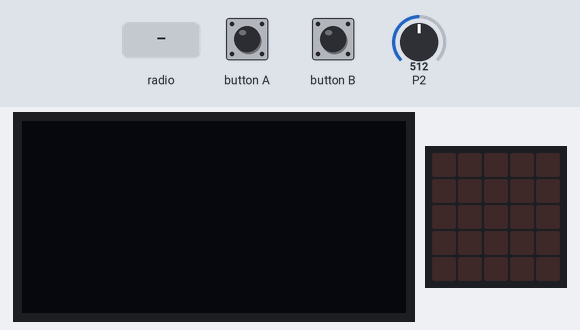
Simulated run of this program. Board: BBC micro:bit running MicroPython. Shown: 128×64 one-colour display, the board's 5×5 LED display. The test bench sets the inputs (shaded band); at power-on: P2 = 512 (analog values on the 0–1023 scale). No radio messages arrive unless stated (any console line starting 'radio sent:' is added by the test bench); what the program prints to the serial console is not drawn.

Above: at 1.2 s.
1.3 s: button A pressed for 0.15 s
At 2.0 s:
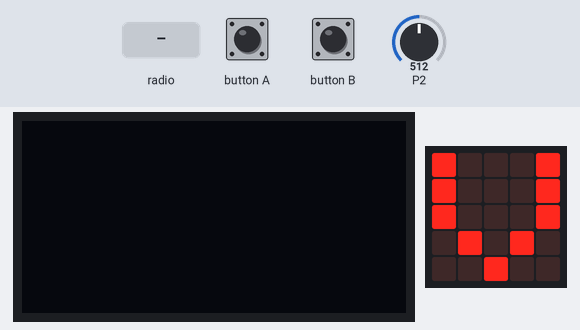
2.9 s: button B pressed for 0.15 s
At 3.4 s:
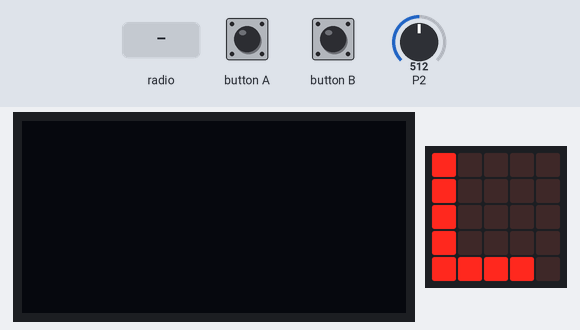
4.5 s: radio message "1" arrives
At 5.3 s:
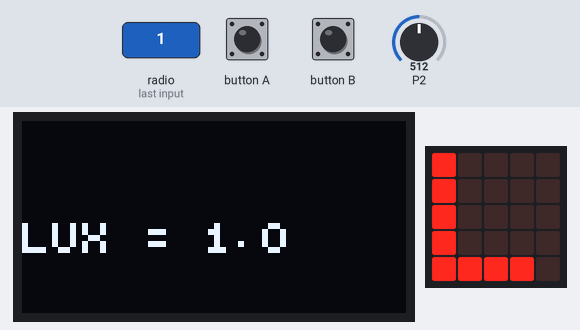
6.1 s: radio message "50" arrives
At 7.1 s:
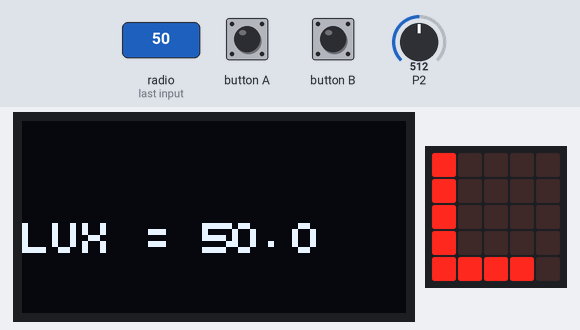
7.7 s: button A pressed for 1 s
At 8.5 s:
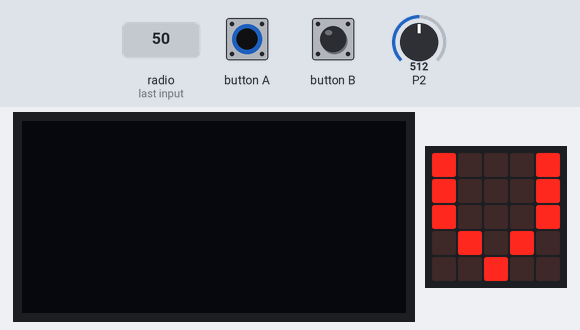
10.2 s: button B pressed for 1 s
At 11.4 s:
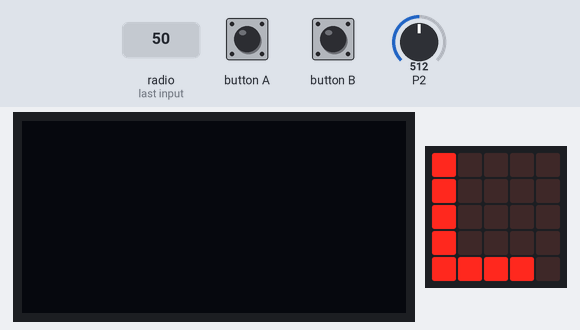
Timing chart, 0 to 13.2 s (numbered marks = the images above; inputs shaded):
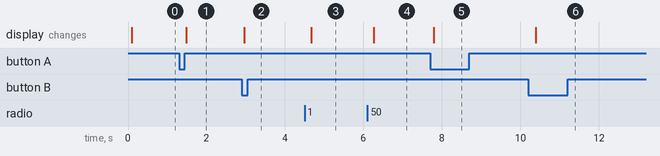

Measured:
- after the input at 1.3 s, the display: changes after 0.18 s (image 1)
- after the input at 2.9 s, the display: changes after 0.06 s (image 2)
- after the input at 4.5 s, the display: changes after 0.17 s (image 3)
- after the input at 6.1 s, the display: changes after 0.16 s (image 4)
- after the input at 7.7 s, the display: changes after 0.10 s (image 5)
- after the input at 10.2 s, the display: changes after 0.19 s (image 6)

The program:

EX7RadioSend.py
```python
# บอร์ด1 F:
from microbit import *
from microbit import sleep

from ssd1306 import initialize, clear_oled
from ssd1306_text import add_text
import radio

initialize()
clear_oled()

radio.on()
radio.config(channel=42)
radio.config(power=7)

i2c.init(freq=100000, sda=pin20, scl=pin19)
addr = 0x23

CH1 = 0
CH2 = 0
dat = 0
# บอร์ด1 F:
while True:
    x = radio.receive()
    VR = pin2.read_analog()
    sleep(120)

    if button_a.was_pressed():
        CH1 = 1
        CH2 = 0

    if button_b.was_pressed():
        CH1 = 0
        CH2 = 1

    if CH1 == 1:
        msg1 = "V, {}".format(VR)
        radio.send(msg1)
        clear_oled()
        display.show("V")

    if CH2 == 1:
        # ส่ง L
        msg2 = 'L'
        radio.send(msg2)
        display.show('L')
        # รับค่าจากบอร์ด3
        if x != None:
            dat = x.split(",")
            x1 = (dat[0])
            lux = float(x1)
            add_text(0, 2, "LUX = " + str(lux))
    sleep(10)
```
